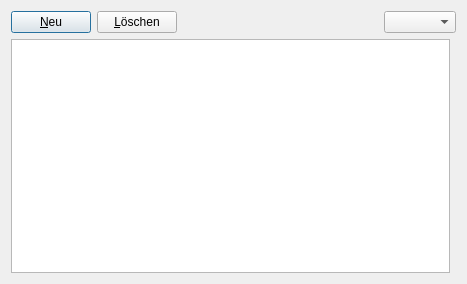
<?xml version="1.0" encoding="UTF-8"?>
<ui version="4.0">
 <class>BuchungskontenForm</class>
 <widget class="QDialog" name="BuchungskontenForm">
  <property name="geometry">
   <rect>
    <x>0</x>
    <y>0</y>
    <width>467</width>
    <height>284</height>
   </rect>
  </property>
  <property name="windowTitle">
   <string>Buchungskonten</string>
  </property>
  <layout class="QGridLayout" name="gridLayout">
   <item row="0" column="0" rowspan="2" colspan="2">
    <layout class="QVBoxLayout" name="verticalLayout">
     <item>
      <layout class="QHBoxLayout" name="horizontalLayout_2">
       <item>
        <widget class="QPushButton" name="pushButton_newRecord">
         <property name="text">
          <string>&amp;Neu</string>
         </property>
        </widget>
       </item>
       <item>
        <widget class="QPushButton" name="pushButton_deleteRecord">
         <property name="text">
          <string>&amp;Löschen</string>
         </property>
        </widget>
       </item>
       <item>
        <spacer name="horizontalSpacer_2">
         <property name="orientation">
          <enum>Qt::Horizontal</enum>
         </property>
         <property name="sizeHint" stdset="0">
          <size>
           <width>40</width>
           <height>20</height>
          </size>
         </property>
        </spacer>
       </item>
       <item>
        <widget class="QComboBox" name="comboBox_period"/>
       </item>
      </layout>
     </item>
    </layout>
   </item>
   <item row="2" column="0">
    <widget class="QTableView" name="tableView"/>
   </item>
  </layout>
 </widget>
 <resources/>
 <connections/>
</ui>
